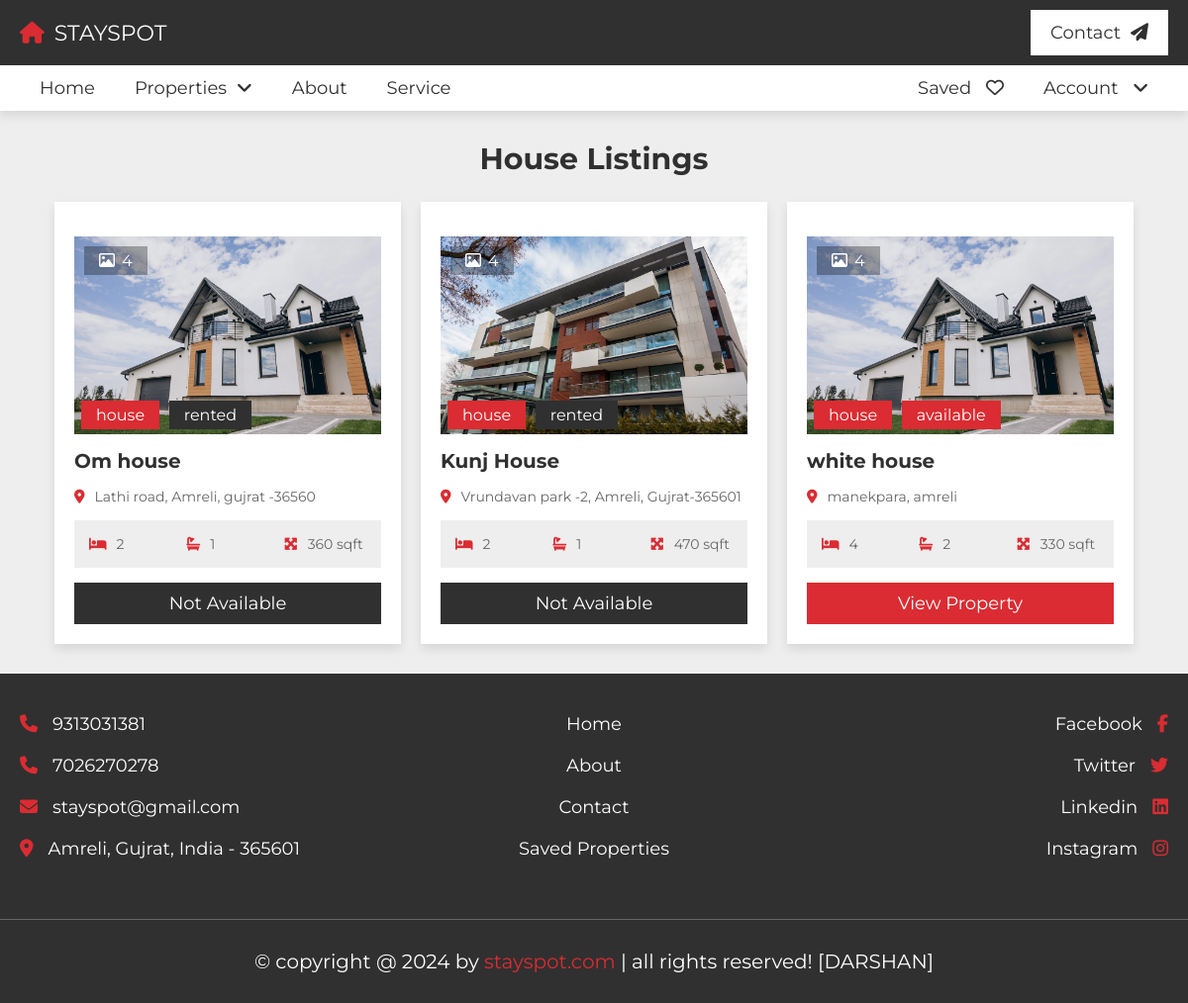
Screenshot of /View/design/house.php (signed in) with the database file from the repository.
### tables this page shows
CREATE TABLE `property` (
  `property_id` int(30) NOT NULL,
  `name` varchar(255) NOT NULL,
  `address` varchar(255) NOT NULL,
  `type` enum('house','apartment') NOT NULL,
  `price` int(11) NOT NULL,
  `status` enum('available','rented') NOT NULL,
  `bedroom` int(11) NOT NULL,
  `bathroom` int(11) NOT NULL,
  `balcony` int(11) NOT NULL,
  `area` float NOT NULL,
  `description` text NOT NULL,
  `img1` varchar(255) NOT NULL,
  `img2` varchar(255) NOT NULL,
  `img3` varchar(255) NOT NULL,
  `img4` varchar(255) NOT NULL
);

### View/design/house.php (the view)
<?php include "header.php"; ?>
<section class="listings">
   <h1 class="heading">House Listings</h1>
   <div class="box-container">
      <?php
      $result = mysqli_query($con,"SELECT * FROM property WHERE type='house'");
      while($row = mysqli_fetch_assoc($result)) { ?>
      <div class="box">
         <div class="thumb">
            <p class="total-images"><i class="far fa-image"></i><span>4</span></p>
            <p class="type"><span><?php echo $row['type']; ?></span><?php if($row['status'] == 'rented') { ?>
                        <span style="background-color: #303030;"><?php echo $row['status']; ?></span>
               <?php } else { ?>
                  <span><?php echo $row['status']; ?></span>
               <?php } ?></p>
            <img src="../admin/uploads/<?php echo $row['img1']; ?>" >
         </div>
         <h3 class="name"><?php echo $row['name']; ?></h3>
         <p class="location"><i class="fas fa-map-marker-alt"></i><span><?php echo $row['address']; ?></span></p>
         <div class="flex">
            <p><i class="fas fa-bed"></i><span><?php echo $row['bedroom']; ?></span></p>
            <p><i class="fas fa-bath"></i><span><?php echo $row['bathroom']; ?></span></p>
            <p><i class="fas fa-maximize"></i><span><?php echo $row['area']; ?> sqft</span></p>
         </div>
         <?php if($row['status'] == 'rented') { ?>
                        <a href="view_property.php?id=<?php echo $row['property_id']; ?>" class="btn" style="background-color: #303030;">Not Available</a>
                    <?php } else { ?>
                        <a href="view_property.php?id=<?php echo $row['property_id']; ?>" class="btn">View Property</a>
                    <?php } ?>
      </div>
      <?php } ?>
   </div>
</section>
<?php include "footer.php"; ?>

### View/design/css/style.css (style rules this page uses)
:root { --main-color:#DA2C32; --light-color:#666; --light-bg:#eee; --white:#fff; --black:#303030; --border:.1rem solid var(--light-color); --box-shodow:0 .5rem 1rem rgba(0,0,0,.1); }
* { font-family: 'Montserrat', sans-serif; margin: 0; padding: 0; box-sizing: border-box; outline: none; border: none; text-decoration: none; }
html { font-size: 62.5%; overflow-x: hidden; scroll-behavior: smooth; scroll-padding-top: 10rem; }
body { background-color: var(--light-bg); }
section { padding: 3rem 2rem; max-width: 1200px; margin: 0 auto; }
.heading { text-align: center; padding-bottom: 2.5rem; font-size: 3rem; color: var(--black); text-transform: capitalize; }
.btn, .inline-btn { margin-top: 1rem; padding: 1rem 3rem; background-color: var(--main-color); color: var(--white); cursor: pointer; text-align: center; font-size: 1.8rem; text-transform: capitalize; }
.btn { display: block; width: 100%; transition: all 0.5s ease; }
.listings .box-container { display: grid; grid-template-columns: repeat(auto-fit, 35rem); gap: 2rem; justify-content: center; align-items: flex-start; }
.listings .box-container .box { background-color: var(--white); box-shadow: var(--box-shodow); padding: 2rem; overflow-x: hidden; }
.listings .box-container .box .thumb { position: relative; height: 20rem; overflow: hidden; margin: 1.5rem 0; }
.listings .box-container .box .thumb img { height: 100%; width: 100%; transition: .4s ease; }
.listings .box-container .box .thumb .total-images { position: absolute; top: 1rem; left: 1rem; background-color: rgba(0,0,0,.3); color: var(--white); padding: .5rem 1.5rem; font-size: 1.6rem; z-index: 1; }
.listings .box-container .box .thumb .total-images i { margin-right: .7rem; }
.listings .box-container .box .thumb .type { position: absolute; bottom: 1rem; left: .7rem; z-index: 1; }
.listings .box-container .box .thumb .type span { margin-right: .7rem; padding: .5rem 1.5rem; color: var(--white); background-color: var(--main-color); font-size: 1.6rem; }
.listings .box-container .box .name { font-size: 2rem; text-overflow: ellipsis; overflow-x: hidden; color: var(--black); margin-bottom: .5rem; }
.listings .box-container .box .location { padding-top: 1rem; font-size: 1.4rem; color: var(--light-color); }
.listings .box-container .box .location i { margin-right: 1rem; color: var(--main-color); }
.listings .box-container .box .flex { display: flex; background-color: var(--light-bg); padding: 1.5rem; justify-content: space-between; align-items: center; margin: 1.5rem 0; flex-wrap: wrap; gap: 1.5rem; }
.listings .box-container .box .flex p { font-size: 1.4rem; flex: 1 1 4rem; }
.listings .box-container .box .flex p span { color: var(--light-color); }
.listings .box-container .box .flex p i { margin-right: 1rem; color: var(--main-color); }

### rows the page displays
property: type "house", status "rented", img1 (picture), name "Om house", address "Lathi road, Amreli, gujrat -36560", bedroom "2", bathroom "1", area "360"
property: type "house", status "rented", img1 (picture), name "Kunj House", address "Vrundavan park -2, Amreli, Gujrat-365601", bedroom "2", bathroom "1", area "470"
property: type "house", status "available", img1 (picture), name "white house", address "manekpara, amreli", bedroom "4", bathroom "2", area "330"
